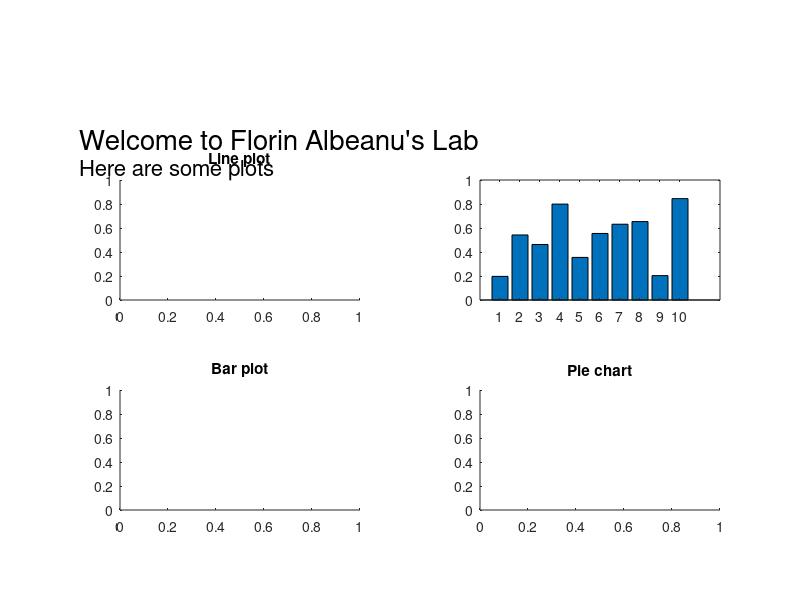

The MATLAB script that drew this image:
%% can you see this change???
close all
clear all
clc

handles.Fig = figure('Position', [200 200 400 600],'numbertitle','off', 'MenuBar', 'none');
handles.title = annotation('textbox',[.1 .75 .9 .2],'string','Welcome to Florin Albeanu''s Lab','edgecolor','none','fontsize',20);
handles.subtitle = annotation('textbox',[.1 .7 .9 .2],'string','Here are some plots','edgecolor','none','fontsize',16);

%% A line plot
handles.Axes.Line = axes('Position', [.15 .5 .3 .2]);
title('Line plot')

%% A scatter plot
handles.Axes.Scatter = axes('Position', [2*.15+.3 .5 .3 .2]);
title('Scatter ploot')
scatter(rand(15,1),rand(15,1))


%% A bar plot
bar(rand(10,1));
handles.Axes.Bar = axes('Position', [.15 .15 .3 .2]);
title('Bar plot')

%% A pie chart
handles.Axes.Pie = axes('Position', [2*.15+.3 .15 .3 .2]);
title('Pie chart')


%Cristina's commenmt